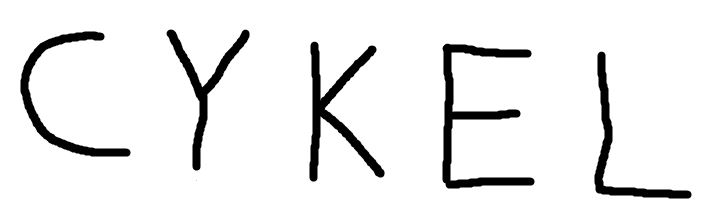
#> input picture words/CYKEL.JPG, 703 x 207 px; its folder holds only this picture in this run
$ jupyter execute --allow-errors prepare_data.ipynb
#> lines starting #> are read from the running program, lines starting #| are printed output that depends on the picture; after the words box and inside, x2 and y2 are one past the last pixel; in counts of white or black regions, pixels touching at a corner belong together
#> further down, ext_img is the input picture: shape (207, 703, 3); min 0, max 255, mean 234.8
#> `canny = cv2.Canny(blur, 120, 255, 1)`:
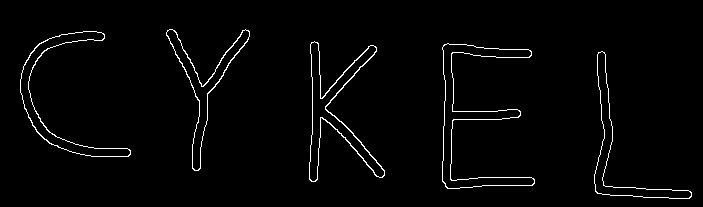
#> canny: shape (207, 703); 2.1% white in thin lines or dots, all inside (x1, y1, x2, y2) = (20, 29, 692, 199)
#> `cnts = cv2.findContours(thresh, cv2.RETR_EXTERNAL, cv2.CHAIN_APPROX_SI..`: cnts = 5 contours; box (x1, y1, x2, y2) and area: (442, 43, 535, 189) 3032, (309, 41, 385, 182) 2689, (20, 31, 131, 157) 2139, (166, 29, 250, 171) 1968, (594, 51, 692, 199) 1894
#> the loop `for c in cnts:` made 5 passes
#> pass 1, `ROI = ext_img_copy[y:y+h, x:x+w]`:
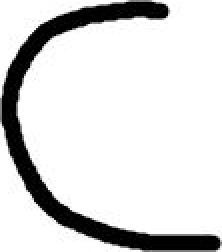
#> ROI: shape (126, 111, 3) (shown 2 times larger); min 0, max 255, mean 216.7
#> pass 2, `ROI = ext_img_copy[y:y+h, x:x+w]`:
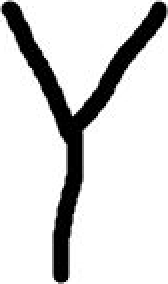
#> ROI: shape (142, 84, 3) (shown 2 times larger); min 0, max 255, mean 214.2
#> pass 3, `ROI = ext_img_copy[y:y+h, x:x+w]`:
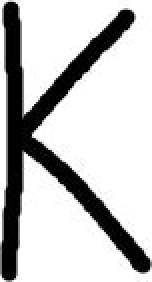
#> ROI: shape (141, 76, 3) (shown 2 times larger); min 0, max 255, mean 193.6
#> after the loop `for c in cnts:`:
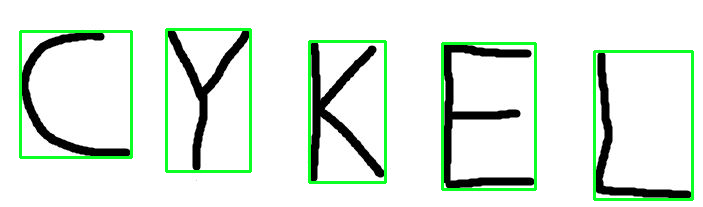
#> ext_img: shape (207, 703, 3); 4.79% of pixels changed, all inside (x1, y1, x2, y2) = (19, 28, 694, 201)
#> after the loop `for c in cnts:`: image_number = 5
[cell 1]
import matplotlib.pyplot as plt
import cv2
import numpy as np
import pandas as pd
import numpy as np
import keras
from sklearn.model_selection import train_test_split
from sklearn.utils import shuffle
from imutils import contours
import os

#> (the rest of this cell did not finish here and is left out)

[cell 2]
#All the lables (y) are floats, so we cast them to int and map them -
#with the chars in the alphabet
char_dict = {0:'A',1:'B',2:'C',3:'D',4:'E',5:'F',6:'G',7:'H',8:'I',9:'J',10:'K',11:'L',12:'M',13:'N',14:'O',15:'P',16:'Q',17:'R',18:'S',19:'T',20:'U',21:'V',22:'W',23:'X', 24:'Y',25:'Z'}
#> (the rest of this cell did not finish here and is left out)

#> (a cell that did not finish here is left out)

#> (a cell that did not finish here is left out)

#> (a cell that did not finish here is left out)

#> (a cell that did not finish here is left out)

#> (a cell that did not finish here is left out)

[cell 8]
ext_img = cv2.imread('data/m.jpg')
#> (the rest of this cell did not finish here and is left out)

[cell 9]
words = os.listdir("words")
keys = []
values = []
count = 0
#> (the rest of this cell did not finish here and is left out)

$ run again, on words/MOR.JPG
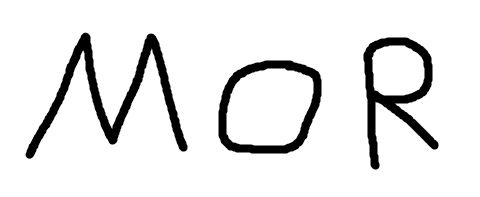
#> input picture words/MOR.JPG, 480 x 197 px
#> ext_img is the input picture: shape (197, 480, 3); min 0, max 255, mean 230.1
#> `canny = cv2.Canny(blur, 120, 255, 1)`:
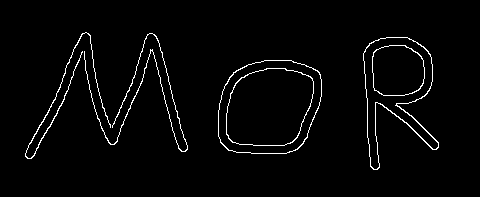
#> canny: shape (197, 480); 2.6% white in thin lines or dots, all inside (x1, y1, x2, y2) = (25, 32, 439, 170)
#> cnts = 4 contours; box (x1, y1, x2, y2) and area: (218, 60, 322, 154) 8079, (363, 37, 439, 170) 5131, (25, 32, 111, 159) 92, (84, 33, 188, 152) 62
#> the loop `for c in cnts:` made 4 passes
#> after the loop `for c in cnts:`:
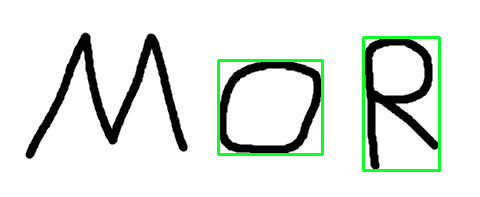
#> ext_img: shape (197, 480, 3); 2.57% of pixels changed, all inside (x1, y1, x2, y2) = (217, 36, 441, 172)
#> after the loop `for c in cnts:`: image_number = 2
